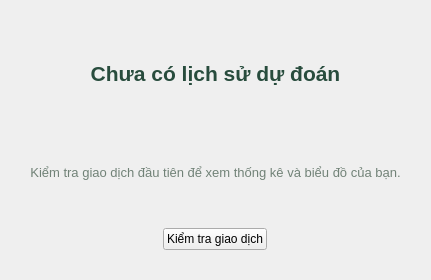
                                <widget class="QFrame" name="emptyStatePanel">
                                  <property name="role" stdset="0">
                                    <string>card</string>
                                  </property>
                                  <layout class="QVBoxLayout" name="emptyStateLayout">
                                    <property name="leftMargin">
                                      <number>30</number>
                                    </property>
                                    <property name="topMargin">
                                      <number>30</number>
                                    </property>
                                    <property name="rightMargin">
                                      <number>30</number>
                                    </property>
                                    <property name="bottomMargin">
                                      <number>30</number>
                                    </property>
                                    <property name="spacing">
                                      <number>12</number>
                                    </property>
                                    <item>
                                      <widget class="QLabel" name="emptyTitle">
                                        <property name="text">
                                          <string>Chưa có lịch sử dự đoán</string>
                                        </property>
                                        <property name="styleSheet">
                                          <string>font-size:21px;color:#284C3D;font-weight:700;background:transparent;</string>
                                        </property>
                                        <property name="wordWrap">
                                          <bool>false</bool>
                                        </property>
                                        <property name="alignment">
                                          <set>Qt::AlignCenter</set>
                                        </property>
                                      </widget>
                                    </item>
                                    <item>
                                      <widget class="QLabel" name="emptyMessage">
                                        <property name="text">
                                          <string>Kiểm tra giao dịch đầu tiên để xem thống kê và biểu đồ của bạn.</string>
                                        </property>
                                        <property name="styleSheet">
                                          <string>font-size:13px;color:#718277;font-weight:400;background:transparent;</string>
                                        </property>
                                        <property name="wordWrap">
                                          <bool>false</bool>
                                        </property>
                                        <property name="alignment">
                                          <set>Qt::AlignCenter</set>
                                        </property>
                                      </widget>
                                    </item>
                                    <item alignment="Qt::AlignHCenter">
                                      <widget class="QPushButton" name="emptyLookupButton">
                                        <property name="text">
                                          <string>Kiểm tra giao dịch</string>
                                        </property>
                                      </widget>
                                    </item>
                                  </layout>
                                  <property name="minimumSize">
                                    <size>
                                      <width>0</width>
                                      <height>280</height>
                                    </size>
                                  </property>
                                  <property name="styleSheet">
                                    <string>QFrame#emptyStatePanel {background:white;border:1px solid #DFE8DF;border-radius:12px;}</string>
                                  </property>
                                </widget>
